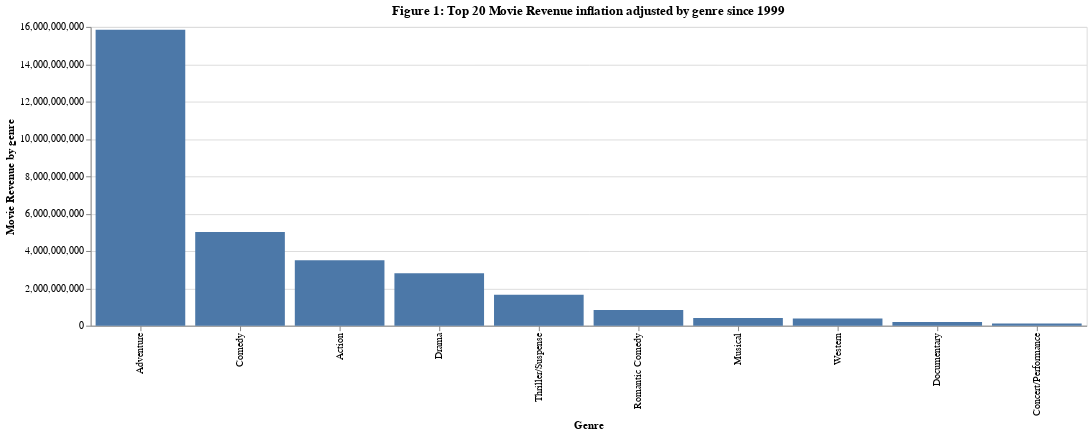

The cell this chart's notebook holds for it:
### Code cell
#plot by genre

genre_rev_plot = (
    alt.Chart(movie_rev_1999_group[:10], width=1000, height=300)
    .mark_bar()
    .encode(
        x=alt.X("genre:N",sort="-y", title="Genre"),
        y=alt.Y("inflation_adjusted_gross:Q", title="Movie Revenue by genre"),
    )
    .properties(title="Figure 1: Top 20 Movie Revenue inflation adjusted by genre since 1999")
)
genre_rev_plot

### Figure 1 — Vega-Lite specification as saved in the notebook (floating-point values rounded to 4 significant figures)
{"config": {"view": {"continuousWidth": 400, "continuousHeight": 300}}, "data": {"name": "data-547436b9116d0b81dfa0ea94ae84441b"}, "mark": "bar", "encoding": {"x": {"field": "genre", "sort": "-y", "title": "Genre", "type": "nominal"}, "y": {"field": "inflation_adjusted_gross", "title": "Movie Revenue by genre", "type": "quantitative"}}, "height": 300, "title": "Figure 1: Top 20 Movie Revenue inflation adjusted by genre since 1999", "width": 1000, "$schema": "https://vega.github.io/schema/vega-lite/v4.17.0.json", "datasets": {"data-547436b9116d0b81dfa0ea94ae84441b": [{"genre": "Adventure", "inflation_adjusted_gross": 15850000000.0}, {"genre": "Comedy", "inflation_adjusted_gross": 5023000000.0}, {"genre": "Action", "inflation_adjusted_gross": 3507000000.0}, {"genre": "Drama", "inflation_adjusted_gross": 2810000000.0}, {"genre": "Thriller/Suspense", "inflation_adjusted_gross": 1650000000.0}, {"genre": "Romantic Comedy", "inflation_adjusted_gross": 835900000.0}, {"genre": "Musical", "inflation_adjusted_gross": 414000000.0}, {"genre": "Western", "inflation_adjusted_gross": 384900000.0}, {"genre": "Documentary", "inflation_adjusted_gross": 203500000.0}, {"genre": "Concert/Performance", "inflation_adjusted_gross": 114800000.0}]}}
